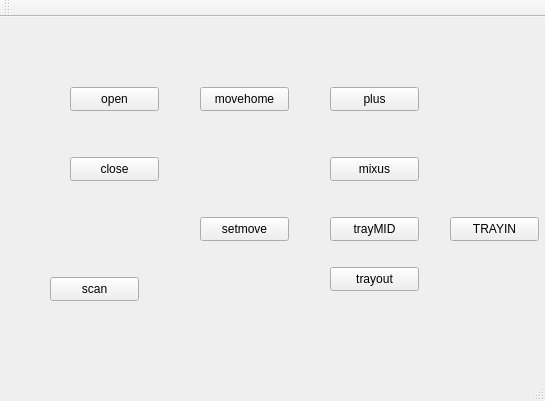
<?xml version="1.0" encoding="UTF-8"?>
<ui version="4.0">
 <class>FX3USBWindow</class>
 <widget class="QMainWindow" name="FX3USBWindow">
  <property name="geometry">
   <rect>
    <x>0</x>
    <y>0</y>
    <width>545</width>
    <height>401</height>
   </rect>
  </property>
  <property name="windowTitle">
   <string>FX3USBWindow</string>
  </property>
  <widget class="QWidget" name="centralWidget">
   <widget class="QPushButton" name="pushButton">
    <property name="geometry">
     <rect>
      <x>70</x>
      <y>70</y>
      <width>89</width>
      <height>24</height>
     </rect>
    </property>
    <property name="text">
     <string>open</string>
    </property>
   </widget>
   <widget class="QPushButton" name="pushButton_2">
    <property name="geometry">
     <rect>
      <x>70</x>
      <y>140</y>
      <width>89</width>
      <height>24</height>
     </rect>
    </property>
    <property name="text">
     <string>close</string>
    </property>
   </widget>
   <widget class="QPushButton" name="pushButton_3">
    <property name="geometry">
     <rect>
      <x>200</x>
      <y>70</y>
      <width>89</width>
      <height>24</height>
     </rect>
    </property>
    <property name="text">
     <string>movehome</string>
    </property>
   </widget>
   <widget class="QPushButton" name="pushButton_5">
    <property name="geometry">
     <rect>
      <x>330</x>
      <y>70</y>
      <width>89</width>
      <height>24</height>
     </rect>
    </property>
    <property name="text">
     <string>plus</string>
    </property>
   </widget>
   <widget class="QPushButton" name="pushButton_6">
    <property name="geometry">
     <rect>
      <x>200</x>
      <y>200</y>
      <width>89</width>
      <height>24</height>
     </rect>
    </property>
    <property name="text">
     <string>setmove</string>
    </property>
   </widget>
   <widget class="QPushButton" name="pushButton_7">
    <property name="geometry">
     <rect>
      <x>330</x>
      <y>140</y>
      <width>89</width>
      <height>24</height>
     </rect>
    </property>
    <property name="text">
     <string>mixus</string>
    </property>
   </widget>
   <widget class="QPushButton" name="pushButton_8">
    <property name="geometry">
     <rect>
      <x>330</x>
      <y>200</y>
      <width>89</width>
      <height>24</height>
     </rect>
    </property>
    <property name="text">
     <string>trayMID</string>
    </property>
   </widget>
   <widget class="QPushButton" name="pushButton_9">
    <property name="geometry">
     <rect>
      <x>330</x>
      <y>250</y>
      <width>89</width>
      <height>24</height>
     </rect>
    </property>
    <property name="text">
     <string>trayout</string>
    </property>
   </widget>
   <widget class="QPushButton" name="pushButton_10">
    <property name="geometry">
     <rect>
      <x>450</x>
      <y>200</y>
      <width>89</width>
      <height>24</height>
     </rect>
    </property>
    <property name="text">
     <string>TRAYIN</string>
    </property>
   </widget>
   <widget class="QPushButton" name="pushButton_4">
    <property name="geometry">
     <rect>
      <x>50</x>
      <y>260</y>
      <width>89</width>
      <height>24</height>
     </rect>
    </property>
    <property name="text">
     <string>scan</string>
    </property>
   </widget>
  </widget>
  <widget class="QMenuBar" name="menuBar">
   <property name="geometry">
    <rect>
     <x>0</x>
     <y>0</y>
     <width>545</width>
     <height>25</height>
    </rect>
   </property>
  </widget>
  <widget class="QToolBar" name="mainToolBar">
   <attribute name="toolBarArea">
    <enum>TopToolBarArea</enum>
   </attribute>
   <attribute name="toolBarBreak">
    <bool>false</bool>
   </attribute>
  </widget>
  <widget class="QStatusBar" name="statusBar"/>
 </widget>
 <layoutdefault spacing="6" margin="11"/>
 <resources/>
 <connections/>
</ui>
